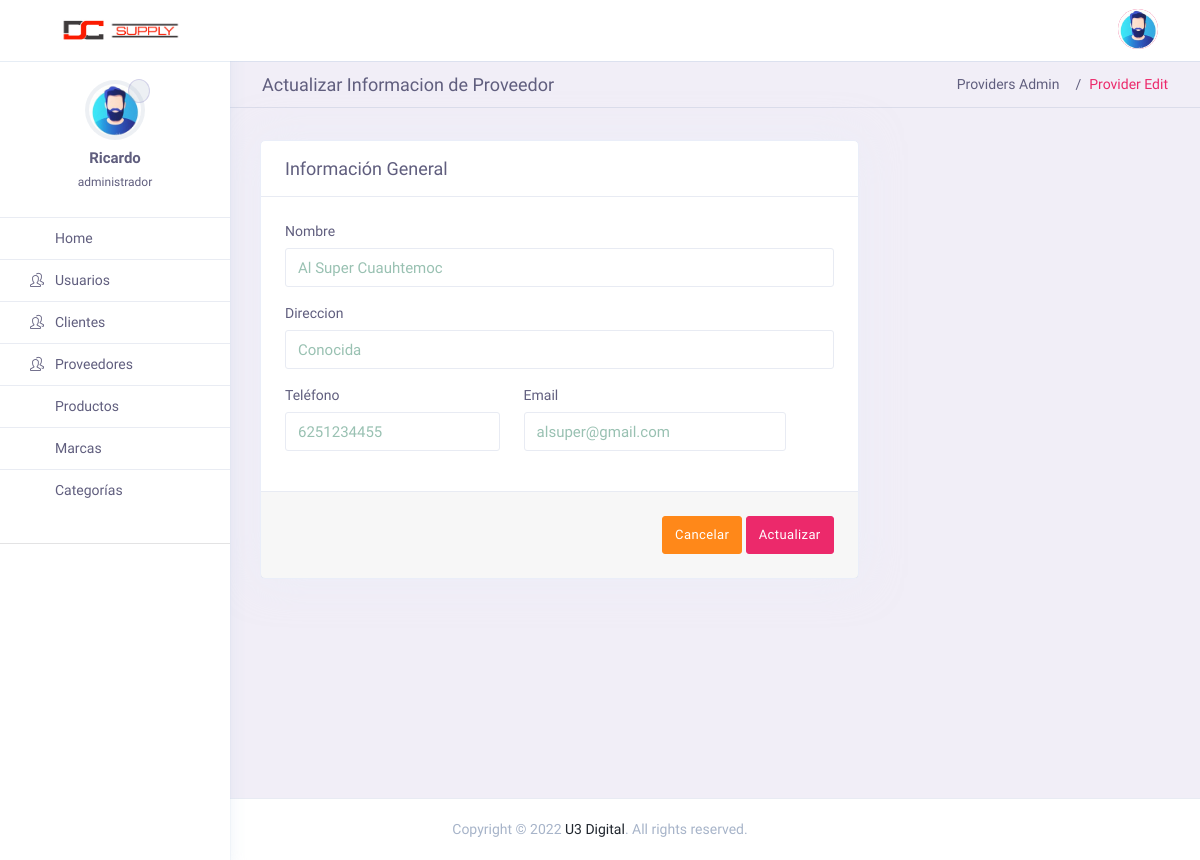
The app's page /admin/index.php?page=proveedorEdit&idEditar=8 (signed in) with its own data.
### tables this page shows
CREATE TABLE `proveedores` (
  `idProveedor` int NOT NULL,
  `nombre` varchar(150) NOT NULL,
  `direccion` varchar(150) NOT NULL,
  `telefono` varchar(10) NOT NULL,
  `email` varchar(30) NOT NULL,
  `fechaRegistro` date NOT NULL
);

### admin/controller/themeController.php (called while the page is built)
<?php
class themeController {
    public function theme(){
        include "views/theme.php";
    }
}
?>

### admin/index.php (called while the page is built, shortened)
<?php
require_once "controller/themeController.php";
require_once "models/mdlProviders.php";
$theme = new themeController();
$theme -> theme();

### admin/models/conexion.php (called while the page is built)
<?php
class Conexion{
	public static function conectar(){
		$bd = "verdin";
		$servername = "localhost";
		$username = "root";
		$password = "12345678";
		try {
		    $conn = new PDO("mysql:host=$servername;dbname=$bd", $username, $password);
		    $conn->setAttribute(PDO::ATTR_ERRMODE, PDO::ERRMODE_EXCEPTION);
			$conn->exec("set names utf8");
		    }
		catch(PDOException $e)
		    {
		    echo '<script>alert("Connection failed: '.$e->getMessage().'");</script>';
		    }
		return $conn;
	}
}

### admin/models/mdlProviders.php (called while the page is built, shortened)
<?php
require_once "conexion.php";
class mdlProviders {
	public static function mdlBusca($proveedor, $tabla){
		$stmt = Conexion::conectar()->prepare("SELECT * FROM $tabla WHERE idProveedor = :id");
		$stmt->bindParam(":id", $proveedor, PDO::PARAM_INT);
		$stmt -> execute();
		return $stmt -> fetch();
	}
}
?>

### admin/views/proveedorEdit.php (the view, shortened to what this page needs)
<?php
    $proveedor = $_GET["idEditar"];
    $busca = mdlProviders::mdlBusca($proveedor, "proveedores");
?>
<div class="page-header">
    <h4 class="page-title">Actualizar Informacion de Proveedor</h4>
    <ol class="breadcrumb">
        <li class="breadcrumb-item"><a href="index.php?page=userList">Providers Admin</a></li>
        <li class="breadcrumb-item active" aria-current="page">Provider Edit</li>
    </ol>
</div>
<div class="row ">
    <div class="col-lg-8">
        <form class="card" method="POST">
            <div class="card-header">
                <h3 class="card-title">Información General</h3>
            </div>
            <div class="card-body">
                <div class="row">
                <div class="col-sm-12 col-md-12">
                        <div class="form-group">
                            <label class="form-label">Nombre</label>
                            <input type="text" class="form-control" name="nombre" value="<?php echo $busca['nombre']; ?>" >
                        </div>
                    </div>
                    <div class="col-sm-12 col-md-12">
                        <div class="form-group">
                            <label class="form-label">Direccion</label>
                            <input type="text" class="form-control" name="direccion" value="<?php echo $busca['direccion']; ?>">
                        </div>
                    </div>
                    <div class="col-sm-6 col-md-5">
                        <div class="form-group">
                            <label class="form-label">Teléfono</label>
                            <input type="text" class="form-control" name="telefono" value="<?php echo $busca['telefono']; ?>">
                        </div>
                    </div>
                    <div class="col-sm-6 col-md-6">
                        <div class="form-group">
                            <label class="form-label">Email</label>
                            <input type="email" class="form-control" name="email" value="<?php echo $busca['email']; ?>">
                        </div>
                    </div>
                </div>
            </div>
            <div class="card-footer text-right">
                <a href="index.php?page=userList"><button name="btnCancel" class="btn btn-warning">Cancelar</button></a>
                <button type="submit" name="btnActualiza" id="login" class="btn btn-primary">Actualizar</button>
            </div>
        </form>
    </div>
</div>

### admin/assets/css/admin-custom.css (style rules this page uses)
.app-content .page-header { margin: 0 -30px; padding: .75rem 2rem; margin-bottom: 2rem; border-bottom: 1px solid rgba(167, 180, 201, 0.3); background: 0 0; min-height: 0; }
.app-content .page-header .page-title { line-height: 0; }

### records on screen
proveedores: nombre "Al Super Cuauhtemoc", direccion "Conocida", telefono "6251234455", email "alsuper@gmail.com"

### other values on screen
$_SESSION["nombre"] "Ricardo"
$_SESSION["permisos"] "administrador"
